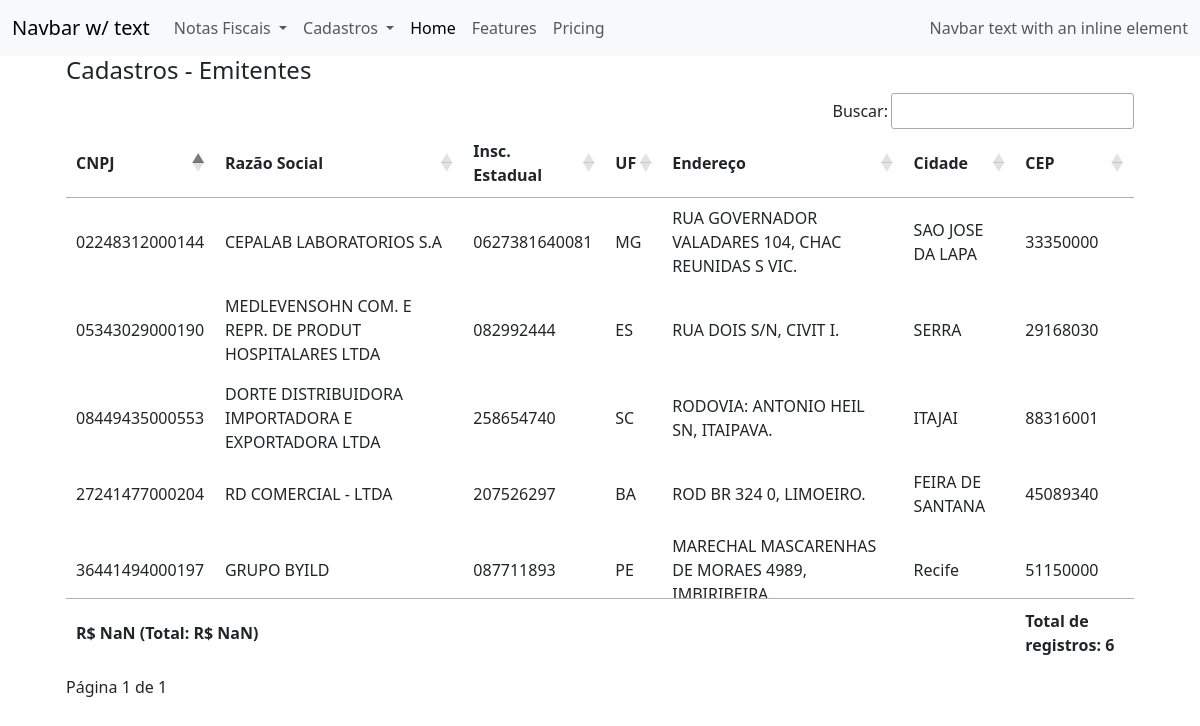
The page /cadastro/emit/listar on the database its author committed.
### models.py (models this page shows)
class Emitente(Model):
    emit_cnpj = CharField()
    emit_nome = CharField()
    emit_ie = CharField()
    emit_rua = CharField()
    emit_numero = CharField()
    emit_bairro = CharField()
    emit_cidade = CharField()
    emit_uf = CharField()
    emit_cep = CharField()
    class Meta:
        database = db

### app.py (the view)
@app.route('/cadastro/emit/listar')
def listar_cadastro():
    emit = Emitente.select(Emitente)
    total_registros = Emitente.select().count()
    return render_template('cadastro.html', emits=emit, t_reg=total_registros)

### templates/cadastro.html (shortened to what this page needs)
{% extends "base.html" %} {% block content %}
<div class="container">
    <div class="container">
        <h4>Cadastros - Emitentes</h5>
        <table id="nfeTable" class="table-sm table-hover">
            <thead>
                <tr>
                    <th>CNPJ</th>
                    <th>Razão Social</th>
                    <th>Insc. Estadual</th>
                    <th>UF</th>
                    <th>Endereço</th>
                    <th>Cidade</th>
                    <th>CEP</th>
                </tr>
            </thead>
            <tbody>
                {% for emit in emits %}
                <tr>
                    <td>{{ emit.emit_cnpj }}</td>
                    <td>{{ emit.emit_nome }}</td>
                    <td>{{ emit.emit_ie }}</td>
                    <td>{{ emit.emit_uf }}</td>
                    <td>{{ emit.emit_rua + ' ' + emit.emit_numero + ', ' + emit.emit_bairro + '.'}}</td>
                    <td>{{ emit.emit_cidade }}</td>
                    <td>{{ emit.emit_cep }}</td>
                </tr>
                {% endfor %}
            </tbody>
            <tfoot class="default">
                <tr>
                    <th colspan="6"></th>
                    <th>Total de registros: {{ t_reg }}</th>
                </tr>
            </tfoot>
        </table>
    </div>
    {% endblock %}

### rows shown on the page
Emitente: emit_cnpj "36441494000197", emit_nome "GRUPO BYILD", emit_ie "087711893", emit_uf "PE", emit_rua+emit_numero+emit_bairro "MARECHAL MASCARENHAS DE MORAES 4989,…", emit_cidade "Recife", emit_cep "51150000"
Emitente: emit_cnpj "27241477000204", emit_nome "RD COMERCIAL - LTDA", emit_ie "207526297", emit_uf "BA", emit_rua+emit_numero+emit_bairro "ROD BR 324 0, LIMOEIRO.", emit_cidade "FEIRA DE SANTANA", emit_cep "45089340"
Emitente: emit_cnpj "02248312000144", emit_nome "CEPALAB LABORATORIOS S.A", emit_ie "0627381640081", emit_uf "MG", emit_rua+emit_numero+emit_bairro "RUA GOVERNADOR VALADARES 104, CHAC REUNIDAS S VIC.", emit_cidade "SAO JOSE DA LAPA", emit_cep "33350000"
Emitente: emit_cnpj "05343029000190", emit_nome "MEDLEVENSOHN COM. E REPR. DE PRODUT HOSPITALARES LTDA", emit_ie "082992444", emit_uf "ES", emit_rua+emit_numero+emit_bairro "RUA DOIS S/N, CIVIT I.", emit_cidade "SERRA", emit_cep "29168030"
Emitente: emit_cnpj "08449435000553", emit_nome "DORTE DISTRIBUIDORA IMPORTADORA E EXPORTADORA LTDA", emit_ie "258654740", emit_uf "SC", emit_rua+emit_numero+emit_bairro "RODOVIA: ANTONIO HEIL SN, ITAIPAVA.", emit_cidade "ITAJAI", emit_cep "88316001"

### other values the page prints
{{ t_reg }} "6"
